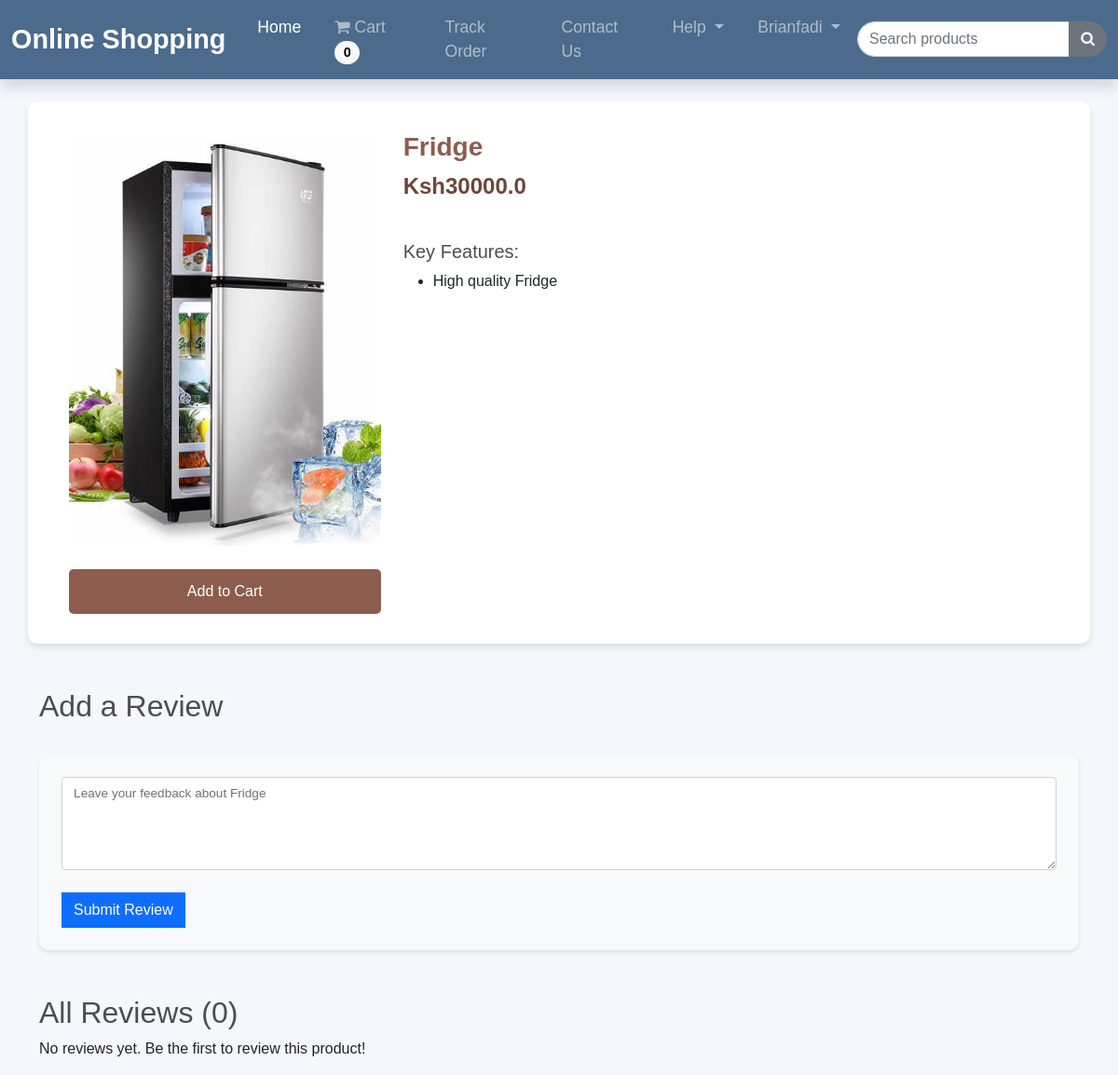
The page /product_view/3/ (signed in) on the database as committed earlier.
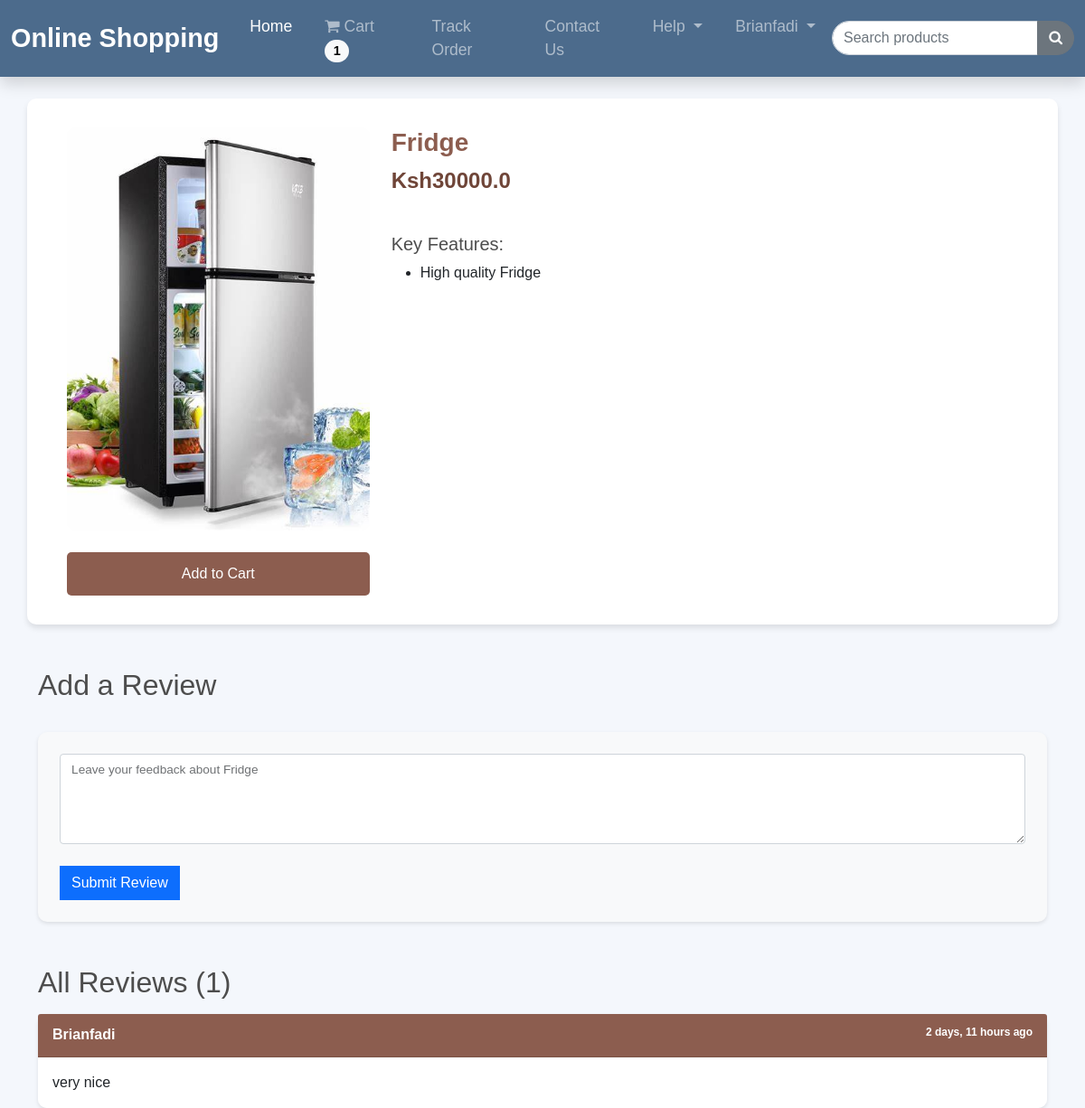
The same page on the database as committed later.
### shop/models.py (models this page shows, shortened)
class Feature(models.Model):
    product = models.ForeignKey(Product, on_delete=models.CASCADE)
    feature = models.CharField(max_length=1000, null=True, blank=True)

class Review(models.Model):
    customer = models.ForeignKey(Customer, on_delete=models.CASCADE)
    product = models.ForeignKey(Product, on_delete=models.CASCADE)
    content = models.TextField()
    datetime = models.DateTimeField(default=now)

class Customer(models.Model):
    user = models.OneToOneField(User, on_delete=models.CASCADE)
    name = models.CharField(max_length=100)
    email = models.CharField(max_length=100)
    phone_number = models.CharField(max_length=10, null=True, blank=True)
    def __str__(self):
        return str(self.user)

### shop/views.py (the view, shortened to what this page needs)
# urls.py: path("product_view/<int:myid>/", views.product_view, name="product_view"),
@login_required
def product_view(request, myid):
    product = get_object_or_404(Product, id=myid)
    feature = Feature.objects.filter(product=product)
    reviews = Review.objects.filter(product=product)
    data = cartData(request)
    cartItems = data['cartItems']
    return render(request, "shop/product_view.html", {
        'product': product,
        'cartItems': cartItems,
        'feature': feature,
        'reviews': reviews,
    })

### shop/inherit.py (called while the page is built)
def cartData(request):
    if request.user.is_authenticated:
        customer = request.user.customer
        order, created = Order.objects.get_or_create(customer=customer, complete=False)
        items = order.orderitem_set.all()
        cartItems = order.get_cart_items
    else:
        items = []
        order = {'get_cart_total':0, 'get_cart_items':0}
        cartItems = order['get_cart_items']
    return {'cartItems':cartItems, 'items':items, 'order':order}

### shop/models.py (called while the page is built)
    @property
    def get_cart_items(self):
        orderitems = self.orderitem_set.all()
        total = sum([item.quantity for item in orderitems])
        return total

### shop/templates/shop/product_view.html (shortened to what this page needs)
{% extends 'shop/base.html' %}
{% load humanize %}
{% load static %}
{% block body %}
<div class="container mt-4">
    <div class="row product-container">
        <div class="col-md-4 product-image">
            <img src="/media/{{ product.image }}" alt="{{ product.name }}">
            <br><br>
            <button
                data-product="{{ product.id }}"
                data-action="add"
                class="btn add-btn update-cart">
                Add to Cart
            </button>
        </div>
        <div class="col-md-8 product-details">
            <h3>{{ product.name }}</h3>
            <p class="product-price">Ksh{{ product.price }}</p>
            <br>
            <h5>Key Features:</h5>
            <ul>
                {% for i in feature %}
                <li>{{ i.feature }}</li>
                {% endfor %}
            </ul>
        </div>
    </div>
    <div class="review-section mt-5">
        <h2>Add a Review</h2>
        <form method="POST" action="/product_view/{{ product.id }}/" class="review-form">
            <div class="form-floating">
                <textarea
                    class="form-control"
                    placeholder="Leave a comment here"
                    id="floatingTextarea2"
                    style="height: 100px"
                    name="content">
                </textarea>
                <label for="floatingTextarea2">Leave your feedback about {{ product.name }}</label>
            </div>
            <br>
            <button type="submit" class="btn btn-primary">Submit Review</button>
        </form>
    </div>
    <div class="reviews-container mt-5">
        <h2>All Reviews ({{ reviews.count }})</h2>
        {% for review in reviews %}
        <div class="card mt-3">
            <div class="card-header">
                {{ review.customer }}
                <span style="float: right; font-size: 12px;">{{ review.datetime | naturaltime }}</span>
            </div>
            <div class="card-body">
                <p class="card-text">{{ review.content }}</p>
            </div>
        </div>
        {% empty %}
        <p>No reviews yet. Be the first to review this product!</p>
        {% endfor %}
    </div>
</div>
{% endblock %}

### shop/templates/shop/base.html (shortened to what this page needs)
<!doctype html>
<html lang="en">
<head>
    <link href="https://cdn.jsdelivr.net/npm/bootstrap@5.0.2/dist/css/bootstrap.min.css" rel="stylesheet"
>
    <link rel="stylesheet" href="https://cdnjs.cloudflare.com/ajax/libs/font-awesome/4.7.0/css/font-awesome.min.css">
</head>
<body style="background: #f4f7fc; font-family: 'Arial', sans-serif;">
 <nav class="navbar navbar-expand-lg navbar-dark sticky-top shadow" style="background-color: #4C6B8C;">
    <div class="container-fluid">
        <a class="navbar-brand" href="/" style="font-size: 1.8rem; font-weight: bold;">Online Shopping</a>
        <div class="collapse navbar-collapse" id="navbarContent">
            <ul class="navbar-nav me-auto mb-2 mb-lg-0">
                <li class="nav-item">
                    <a class="nav-link active" href="/" style="font-size: 1.1rem;">Home</a>
                </li>
                <li class="nav-item">
                    <a class="nav-link" href="/cart/" style="font-size: 1.1rem; position: relative;">
                        <i class="fa fa-shopping-cart"></i> Cart
                        <span class="badge bg-light rounded-pill" id="cart-count" style="color: black">
                            {{ cartItems }}
                        </span>
                    </a>
                </li>
                <li class="nav-item">
                    <a class="nav-link" href="/tracker/" style="font-size: 1.1rem;">Track Order</a>
                </li>
                <li class="nav-item">
                    <a class="nav-link" href="/contact/" style="font-size: 1.1rem;">Contact Us</a>
                </li>
                <li class="nav-item dropdown">
                    <a class="nav-link dropdown-toggle" href="#" id="helpDropdown" role="button" data-bs-toggle="dropdown" aria-expanded="false" style="font-size: 1.1rem;">
                        Help
                    </a>
                </li>
                {% if not request.user.is_authenticated %}
                <li class="nav-item">
                    <a class="nav-link" href="/register/" style="font-size: 1.1rem;">Register</a>
                </li>
                <li class="nav-item">
                    <a class="nav-link" href="/login/" style="font-size: 1.1rem;">Login</a>
                </li>
                {% else %}
                <li class="nav-item dropdown">
                    <a class="nav-link dropdown-toggle" href="#" id="accountDropdown" role="button" data-bs-toggle="dropdown" aria-expanded="false" style="font-size: 1.1rem;">
                        {{ request.user }}
                    </a>
                </li>
                {% endif %}
            </ul>
            <form class="d-flex" method="POST" action="/search/">
                <div class="input-group">
                    <input class="form-control" type="search" name="search" placeholder="Search products" aria-label="Search" style="border-radius: 30px 0 0 30px;">
                    <button class="btn btn-secondary" type="submit" style="border-radius: 0 30px 30px 0;">
                        <i class="fa fa-search"></i>
                    </button>
                </div>
            </form>
        </div>
    </div>
</nav>
    {% block body %}
    {% endblock %}
</body>
</html>

Rows that differ between the two databases and show on the page:
added Review: customer "Brianfadi", datetime "2 days, 11 hours ago", content "very nice"
Other text that changed with them:
{{ cartItems }}: "0" → "1"
{{ reviews.count }}: "0" → "1"
text no longer shown: "No reviews yet. Be the first to review this product!"
